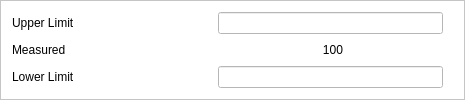
               <widget class="QFrame" name="frame_6">
                <property name="styleSheet">
                 <string notr="true">background-color: rgb(255, 255, 255);</string>
                </property>
                <property name="frameShape">
                 <enum>QFrame::StyledPanel</enum>
                </property>
                <property name="frameShadow">
                 <enum>QFrame::Raised</enum>
                </property>
                <layout class="QVBoxLayout" name="verticalLayout_13">
                 <item>
                  <layout class="QVBoxLayout" name="verticalLayout_12">
                   <item>
                    <layout class="QHBoxLayout" name="horizontalLayout_20">
                     <item>
                      <widget class="QLabel" name="label_26">
                       <property name="sizePolicy">
                        <sizepolicy hsizetype="Fixed" vsizetype="Preferred">
                         <horstretch>0</horstretch>
                         <verstretch>0</verstretch>
                        </sizepolicy>
                       </property>
                       <property name="minimumSize">
                        <size>
                         <width>100</width>
                         <height>0</height>
                        </size>
                       </property>
                       <property name="text">
                        <string>Upper Limit</string>
                       </property>
                      </widget>
                     </item>
                     <item>
                      <spacer name="horizontalSpacer_24">
                       <property name="orientation">
                        <enum>Qt::Horizontal</enum>
                       </property>
                       <property name="sizeType">
                        <enum>QSizePolicy::Expanding</enum>
                       </property>
                       <property name="sizeHint" stdset="0">
                        <size>
                         <width>100</width>
                         <height>20</height>
                        </size>
                       </property>
                      </spacer>
                     </item>
                     <item>
                      <widget class="QLineEdit" name="ledit_UpperLimitLengData_JC_TableSetting">
                       <property name="sizePolicy">
                        <sizepolicy hsizetype="Fixed" vsizetype="Preferred">
                         <horstretch>0</horstretch>
                         <verstretch>0</verstretch>
                        </sizepolicy>
                       </property>
                       <property name="minimumSize">
                        <size>
                         <width>225</width>
                         <height>0</height>
                        </size>
                       </property>
                       <property name="maximumSize">
                        <size>
                         <width>225</width>
                         <height>16777215</height>
                        </size>
                       </property>
                      </widget>
                     </item>
                     <item>
                      <spacer name="horizontalSpacer_31">
                       <property name="orientation">
                        <enum>Qt::Horizontal</enum>
                       </property>
                       <property name="sizeType">
                        <enum>QSizePolicy::Fixed</enum>
                       </property>
                       <property name="sizeHint" stdset="0">
                        <size>
                         <width>10</width>
                         <height>20</height>
                        </size>
                       </property>
                      </spacer>
                     </item>
                    </layout>
                   </item>
                   <item>
                    <layout class="QHBoxLayout" name="horizontalLayout_4">
                     <item>
                      <widget class="QLabel" name="label_27">
                       <property name="sizePolicy">
                        <sizepolicy hsizetype="Fixed" vsizetype="Preferred">
                         <horstretch>0</horstretch>
                         <verstretch>0</verstretch>
                        </sizepolicy>
                       </property>
                       <property name="minimumSize">
                        <size>
                         <width>100</width>
                         <height>0</height>
                        </size>
                       </property>
                       <property name="text">
                        <string>Measured</string>
                       </property>
                      </widget>
                     </item>
                     <item>
                      <spacer name="horizontalSpacer_25">
                       <property name="orientation">
                        <enum>Qt::Horizontal</enum>
                       </property>
                       <property name="sizeType">
                        <enum>QSizePolicy::Expanding</enum>
                       </property>
                       <property name="sizeHint" stdset="0">
                        <size>
                         <width>150</width>
                         <height>20</height>
                        </size>
                       </property>
                      </spacer>
                     </item>
                     <item>
                      <widget class="QLabel" name="lab_MeasuredReadDataLeng_JC_TableSetting">
                       <property name="sizePolicy">
                        <sizepolicy hsizetype="Fixed" vsizetype="Preferred">
                         <horstretch>0</horstretch>
                         <verstretch>0</verstretch>
                        </sizepolicy>
                       </property>
                       <property name="minimumSize">
                        <size>
                         <width>100</width>
                         <height>0</height>
                        </size>
                       </property>
                       <property name="text">
                        <string>100</string>
                       </property>
                       <property name="alignment">
                        <set>Qt::AlignCenter</set>
                       </property>
                      </widget>
                     </item>
                     <item>
                      <spacer name="horizontalSpacer_27">
                       <property name="orientation">
                        <enum>Qt::Horizontal</enum>
                       </property>
                       <property name="sizeType">
                        <enum>QSizePolicy::Fixed</enum>
                       </property>
                       <property name="sizeHint" stdset="0">
                        <size>
                         <width>70</width>
                         <height>20</height>
                        </size>
                       </property>
                      </spacer>
                     </item>
                    </layout>
                   </item>
                   <item>
                    <layout class="QHBoxLayout" name="horizontalLayout_19">
                     <item>
                      <widget class="QLabel" name="label_28">
                       <property name="sizePolicy">
                        <sizepolicy hsizetype="Fixed" vsizetype="Preferred">
                         <horstretch>0</horstretch>
                         <verstretch>0</verstretch>
                        </sizepolicy>
                       </property>
                       <property name="minimumSize">
                        <size>
                         <width>100</width>
                         <height>0</height>
                        </size>
                       </property>
                       <property name="text">
                        <string>Lower Limit</string>
                       </property>
                      </widget>
                     </item>
                     <item>
                      <spacer name="horizontalSpacer_26">
                       <property name="orientation">
                        <enum>Qt::Horizontal</enum>
                       </property>
                       <property name="sizeType">
                        <enum>QSizePolicy::Expanding</enum>
                       </property>
                       <property name="sizeHint" stdset="0">
                        <size>
                         <width>100</width>
                         <height>20</height>
                        </size>
                       </property>
                      </spacer>
                     </item>
                     <item>
                      <widget class="QLineEdit" name="ledit_LowerLimitLengData_JC_TableSetting">
                       <property name="sizePolicy">
                        <sizepolicy hsizetype="Fixed" vsizetype="Preferred">
                         <horstretch>0</horstretch>
                         <verstretch>0</verstretch>
                        </sizepolicy>
                       </property>
                       <property name="minimumSize">
                        <size>
                         <width>225</width>
                         <height>0</height>
                        </size>
                       </property>
                       <property name="maximumSize">
                        <size>
                         <width>225</width>
                         <height>16777215</height>
                        </size>
                       </property>
                      </widget>
                     </item>
                     <item>
                      <spacer name="horizontalSpacer_32">
                       <property name="orientation">
                        <enum>Qt::Horizontal</enum>
                       </property>
                       <property name="sizeType">
                        <enum>QSizePolicy::Fixed</enum>
                       </property>
                       <property name="sizeHint" stdset="0">
                        <size>
                         <width>10</width>
                         <height>20</height>
                        </size>
                       </property>
                      </spacer>
                     </item>
                    </layout>
                   </item>
                  </layout>
                 </item>
                </layout>
               </widget>
